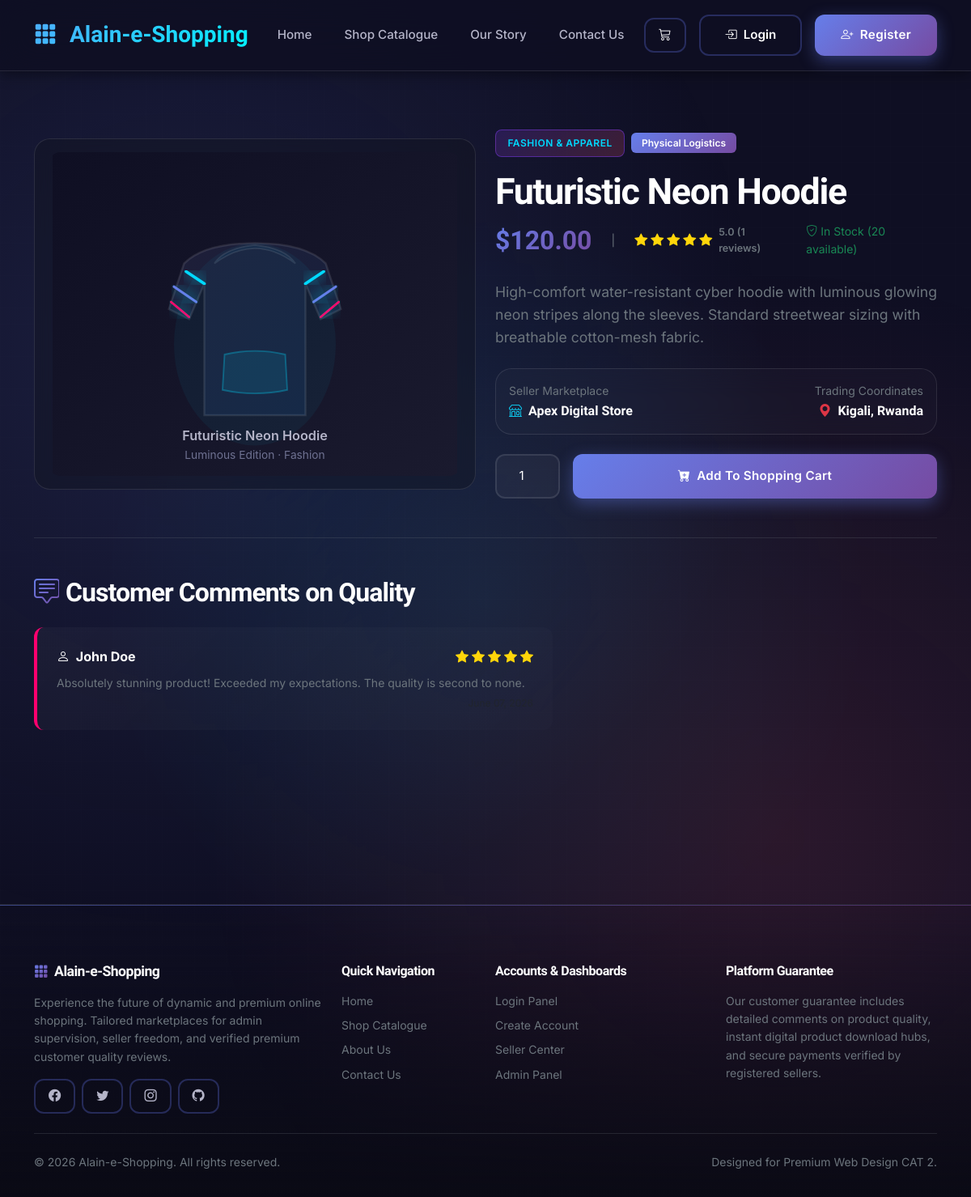
The page /product-details.php?id=2 on the database its author committed.
### tables this page shows
CREATE TABLE IF NOT EXISTS `products` (
    `id` INT AUTO_INCREMENT PRIMARY KEY,
    `seller_id` INT NOT NULL,
    `name` VARCHAR(255) NOT NULL,
    `description` TEXT NOT NULL,
    `price` DECIMAL(10, 2) NOT NULL,
    `category_id` INT NULL,
    `image_url` VARCHAR(255) NOT NULL,
    `file_url` VARCHAR(255) DEFAULT NULL,
    `stock` INT DEFAULT 10,
    `is_digital` TINYINT(1) DEFAULT 0,
    `created_at` TIMESTAMP DEFAULT CURRENT_TIMESTAMP,
    FOREIGN KEY (`seller_id`) REFERENCES `users`(`id`) ON DELETE CASCADE,
    FOREIGN KEY (`category_id`) REFERENCES `categories`(`id`) ON DELETE SET NULL,
    INDEX `idx_seller` (`seller_id`),
    INDEX `idx_category` (`category_id`),
    INDEX `idx_price` (`price`)
);

CREATE TABLE IF NOT EXISTS `categories` (
    `id` INT AUTO_INCREMENT PRIMARY KEY,
    `name` VARCHAR(255) NOT NULL UNIQUE,
    `icon` VARCHAR(100) DEFAULT 'bi-box',
    INDEX `idx_name` (`name`)
);

CREATE TABLE IF NOT EXISTS `users` (
    `id` INT AUTO_INCREMENT PRIMARY KEY,
    `name` VARCHAR(255) NOT NULL,
    `email` VARCHAR(255) NOT NULL UNIQUE,
    `password` VARCHAR(255) NOT NULL,
    `role` ENUM('admin', 'seller', 'customer') NOT NULL,
    `status` ENUM('pending', 'approved', 'rejected') DEFAULT 'approved',
    `seller_location` VARCHAR(255) DEFAULT NULL,
    `seller_documents` VARCHAR(255) DEFAULT NULL,
    `created_at` TIMESTAMP DEFAULT CURRENT_TIMESTAMP,
    INDEX `idx_email` (`email`),
    INDEX `idx_role` (`role`),
    INDEX `idx_status` (`status`)
);

CREATE TABLE IF NOT EXISTS `comments` (
    `id` INT AUTO_INCREMENT PRIMARY KEY,
    `product_id` INT NOT NULL,
    `customer_id` INT NOT NULL,
    `rating` INT NOT NULL CHECK (`rating` BETWEEN 1 AND 5),
    `comment` TEXT NOT NULL,
    `created_at` TIMESTAMP DEFAULT CURRENT_TIMESTAMP,
    FOREIGN KEY (`product_id`) REFERENCES `products`(`id`) ON DELETE CASCADE,
    FOREIGN KEY (`customer_id`) REFERENCES `users`(`id`) ON DELETE CASCADE,
    INDEX `idx_product` (`product_id`),
    INDEX `idx_customer` (`customer_id`),
    INDEX `idx_rating` (`rating`)
);

### includes/auth.php (called while the page is built, shortened)
<?php
function format_price($price) {
    return '$' . number_format($price, 2);
}
function get_avg_rating($conn, $product_id) {
    $stmt = $conn->prepare("SELECT AVG(rating) as avg_rating, COUNT(*) as total FROM comments WHERE product_id = ?");
    $stmt->bind_param("i", $product_id);
    $stmt->execute();
    $res = $stmt->get_result()->fetch_assoc();
    return [
        'avg'   => round($res['avg_rating'] ?? 0, 1),
        'total' => (int)($res['total'] ?? 0)
    ];
}
?>

### product-details.php (the view, shortened to what this page needs)
<?php
require_once 'includes/header.php';
$product_id = isset($_GET['id']) ? (int)$_GET['id'] : 0;
$stmt = $conn->prepare("SELECT p.*, c.name as category_name, s.name as seller_name, s.seller_location
                        FROM products p
                        LEFT JOIN categories c ON p.category_id = c.id
                        LEFT JOIN users s ON p.seller_id = s.id
                        WHERE p.id = ?");
$stmt->bind_param("i", $product_id);
$stmt->execute();
$prod_res = $stmt->get_result();
$prod = $prod_res->fetch_assoc();
$comm_stmt = $conn->prepare("SELECT c.*, u.name as customer_name
                             FROM comments c
                             LEFT JOIN users u ON c.customer_id = u.id
                             WHERE c.product_id = ?
                             ORDER BY c.id DESC");
$comm_stmt->bind_param("i", $product_id);
$comm_stmt->execute();
$comments_res = $comm_stmt->get_result();
?>
<div class="container py-5 mt-4">
    <div class="row gy-5 mb-5 align-items-center">
        <div class="col-lg-6">
            <div class="card-glass p-3 text-center" style="background: rgba(18, 20, 32, 0.4);">
                <img src="<?php echo BASE_URL; ?>/<?php echo htmlspecialchars($prod['image_url']); ?>" alt="<?php echo htmlspecialchars($prod['name']); ?>" class="img-fluid rounded-4 w-100" style="max-height: 400px; object-fit: contain;" onerror="this.src='<?php echo BASE_URL; ?>/assets/img/placeholder.svg'">
            </div>
        </div>
        <div class="col-lg-6">
            <div class="d-flex align-items-center gap-2 mb-3">
                <span class="badge-premium"><?php echo htmlspecialchars($prod['category_name'] ?? 'Generic'); ?></span>
                <span class="badge <?php echo $prod['is_digital'] ? 'bg-info' : 'bg-primary'; ?>">
                    <?php echo $prod['is_digital'] ? 'Digital Goods' : 'Physical Logistics'; ?>
                </span>
            </div>
            <h1 class="text-white mb-2 font-heading" style="font-size: 2.8rem;"><?php echo htmlspecialchars($prod['name']); ?></h1>
            <div class="d-flex align-items-center gap-4 mb-4">
                <div class="fs-2 fw-bold text-gradient-primary font-heading"><?php echo format_price($prod['price']); ?></div>
                <div class="text-secondary small">|</div>
                <?php
                    $rating_data = get_avg_rating($conn, $product_id);
                    $avg = $rating_data['avg'];
                    $cnt = $rating_data['total'];
                ?>
                <?php if ($cnt > 0): ?>
                    <div class="star-rating">
                        <?php for ($i = 1; $i <= 5; $i++): ?>
                            <i class="bi <?php echo $i <= round($avg) ? 'bi-star-fill' : 'bi-star'; ?>"></i>
                        <?php endfor; ?>
                        <span class="ms-1 text-secondary small"><?php echo number_format($avg,1); ?> (<?php echo $cnt; ?> reviews)</span>
                    </div>
                <?php else: ?>
                    <div class="text-secondary small"><i class="bi bi-star me-1"></i>No reviews yet</div>
                <?php endif; ?>
                <div class="text-success small"><i class="bi bi-shield-check me-1"></i>In Stock (<?php echo $prod['stock']; ?> available)</div>
            </div>
            <p class="text-secondary mb-4" style="font-size: 1.1rem; line-height: 1.6;">
                <?php echo nl2br(htmlspecialchars($prod['description'])); ?>
            </p>
            <div class="card-glass p-3 mb-4 d-flex justify-content-between align-items-center" style="background: rgba(255, 255, 255, 0.02);">
                <div>
                    <div class="text-secondary small">Seller Marketplace</div>
                    <div class="text-white font-heading fw-bold"><i class="bi bi-shop text-info me-1"></i> <?php echo htmlspecialchars($prod['seller_name']); ?></div>
                </div>
                <div class="text-end">
                    <div class="text-secondary small">Trading Coordinates</div>
                    <div class="text-white font-heading fw-bold"><i class="bi bi-geo-alt-fill text-danger me-1"></i> <?php echo htmlspecialchars($prod['seller_location'] ?? 'Global'); ?></div>
                </div>
            </div>
            <form action="product-details.php?id=<?php echo $product_id; ?>" method="POST" class="row g-3 align-items-center">
                <div class="col-auto">
                    <input type="number" name="quantity" id="quantity" class="form-control form-glass-input text-center" value="1" min="1" max="<?php echo $prod['stock']; ?>" style="width: 80px;">
                </div>
                <div class="col">
                    <button type="submit" class="btn btn-premium w-100 py-3"><i class="bi bi-cart-plus-fill"></i> Add To Shopping Cart</button>
                </div>
            </form>
        </div>
    </div>
    <hr class="border-secondary my-5">
    <div class="row gy-5">
        <div class="col-lg-7">
            <h3 class="text-white mb-4"><i class="bi bi-chat-square-text text-gradient-primary me-2"></i>Customer Comments on Quality</h3>
            <?php if ($comments_res && $comments_res->num_rows > 0): ?>
                <div class="d-flex flex-column gap-3">
                    <?php while ($comm = $comments_res->fetch_assoc()): ?>
                        <div class="review-card">
                            <div class="d-flex justify-content-between align-items-center mb-2">
                                <span class="text-white fw-bold"><i class="bi bi-person me-1"></i> <?php echo htmlspecialchars($comm['customer_name'] ?? 'Verified Buyer'); ?></span>
                                <div class="star-rating">
                                    <?php for ($i = 1; $i <= 5; $i++): ?>
                                        <i class="bi <?php echo $i <= $comm['rating'] ? 'bi-star-fill' : 'bi-star'; ?>"></i>
                                    <?php endfor; ?>
                                </div>
                            </div>
                            <p class="text-secondary small mb-1"><?php echo nl2br(htmlspecialchars($comm['comment'])); ?></p>
                            <div class="text-muted text-end" style="font-size: 0.75rem;"><?php echo date("F d, Y", strtotime($comm['created_at'])); ?></div>
                        </div>
                    <?php endwhile; ?>
                </div>
            <?php endif; ?>
        </div>
        <div class="col-lg-5">
        </div>
    </div>
</div>
<?php require_once 'includes/footer.php'; ?>

### rows shown on the page
products: image_url (picture), category.name "FASHION & APPAREL", name "Futuristic Neon Hoodie", price "$120.00", stock "20", description "High-comfort water-resistant cyber hoodie with luminous glowing neon stripes along the sleeves. Standard streetwear sizing with breathable cotton-mesh fabric.", seller.name "Apex Digital Store", seller.seller_location "Kigali, Rwanda"
comments: customer.name "John Doe", rating 5 (drawn), comment "Absolutely stunning product! Exceeded my expectations. The quality is second to none."

### other values the page prints
$avg "5.0"
$cnt "1"
